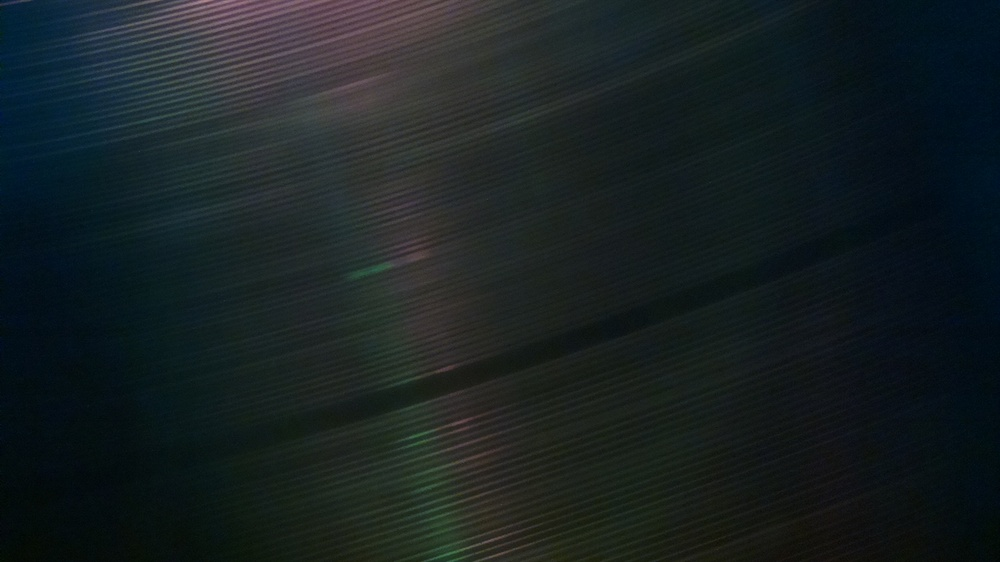
#> input picture sillons_2/sillon20.jpg, 1000 x 562 px, shrunk from 1920 x 1080 before the run
$ python hough.py
#> lines starting #> are read from the running program, lines starting #| are printed output that depends on the picture
### utils.py
#!/usr/bin/env python3
# -*- coding: utf-8 -*-


# pip3 install opencv-python
import cv2
import numpy as np
import matplotlib.pyplot as plt
import numpy.polynomial.polynomial as poly
import time
import math
from copy import deepcopy

MIN_GAP_SONG = 30
AVG_WIDTH_FURROW = 16


# [93 lines left out: functions polyfit, exacerbate, compute_fringes_from_profile, has_change_of_song, remove_forks, not called in this run]

def load_image(path):
#> called with path = 'sillons_2/sillon20.jpg'
    return cv2.imread(path)
#> returned value is the input picture: shape (562, 1000, 3); mean B, G, R 34.4, 32.9, 24.2


def show_image(img, title=''):
    plt.imshow(img)
    plt.title(title)
    plt.show()
    print(img.shape)

# [5 lines left out: function rotate_image, not called in this run]

def crop_image(img, how='half'):
#> called with how = 300
    if how is 'half':
        rows,cols,rgb = img.shape
        crop_img = img[int(0.25*rows):int(0.75*rows), int(0.25*cols):int(0.75*cols)] # Crop from x, y, w, h -> 100, 200, 300, 400
        # NOTE: its img[y: y + h, x: x + w] and *not* img[x: x + w, y: y + h]
        return crop_img
    else:
        rows,cols,rgb = img.shape
#> rows = 562; cols = 1000; rgb = 3
        crop_img = img[int(0.5*rows - how/2):int(0.5*rows + how/2), int(0.5*cols - how/2):int(0.5*cols + how/2)] # Crop from x, y, w, h -> 100, 200, 300, 400
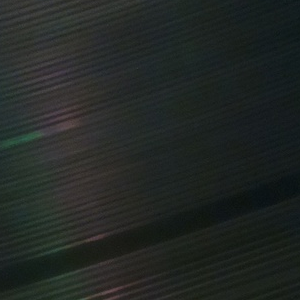
#> crop_img: shape (300, 300, 3); mean B, G, R 36.8, 39.4, 34.6
        # NOTE: its img[y: y + h, x: x + w] and *not* img[x: x + w, y: y + h]
        return crop_img

def softmax(x):
    return 255/(1+math.exp(-(x-128)))

def part(title):
    print()
    print(title)
    print()

# see if the image is correctly oriented : var max
def compute_variance(total_bright):
    return np.var(total_bright)

# [64 lines left out: functions find_rotation, get_rotation_with_higher_variance, compute_variance_of_rotated_img, fringes_to_gaps, not called in this run]


### hough.py
#!/usr/bin/env python3
# -*- coding: utf-8 -*-
"""
Created on Sat May 13 14:20:58 2017

@author: ryffel
"""
# pip3 install opencv-python
import cv2
import numpy as np
import matplotlib.pyplot as plt
import time
import math

from utils import *


#Should have shape > 600x600
path = 'sillons_cadres/sillon23.png'
path = 'sillons_2/sillon20.jpg'

start_time = time.time()

# I. Define rough orientation
part('I. Define rough orientation')
img = load_image(path)

img = crop_image(img, how=300)
#gray = cv2.equalizeHist(gray)
show_image(img, 'Natural image')
#| (300, 300, 3)

#> (the run stopped early here; a loop or call above may not have finished)

$ run again, with sillons_cadres/sillon1.png saved as sillons_2/sillon20.jpg
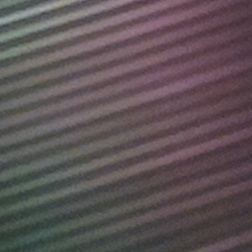
#> input picture sillons_cadres/sillon1.png, 252 x 252 px
#> in load_image, returned value is the input picture: shape (252, 252, 3); mean B, G, R 86.3, 83.4, 94.3
#> in crop_image, `crop_img = img[int(0.5*rows - how/2):int(0.5*rows + how/2), int(0.5*co..`:
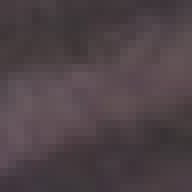
#> crop_img: shape (24, 24, 3) (shown 8 times larger); mean B, G, R 70.7, 66.3, 78.3
#| (24, 24, 3)

$ run again, with sillons_cadres/sillon10.png saved as sillons_2/sillon20.jpg
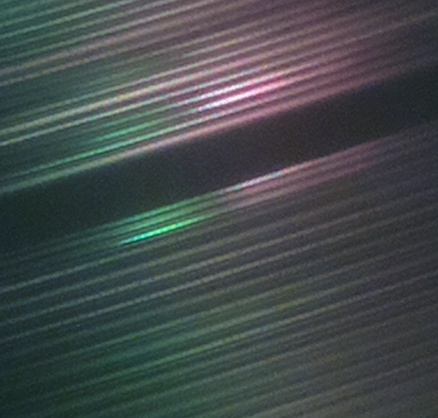
#> input picture sillons_cadres/sillon10.png, 438 x 418 px
#> in load_image, returned value is the input picture: shape (418, 438, 3); mean B, G, R 75.8, 75.2, 68.8
#> in crop_image, `crop_img = img[int(0.5*rows - how/2):int(0.5*rows + how/2), int(0.5*co..`:
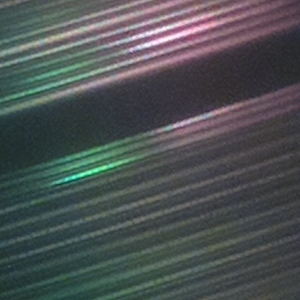
#> crop_img: shape (300, 300, 3); mean B, G, R 82.6, 81.8, 76.7
#| (300, 300, 3)

$ run again, with sillons_cadres/sillon11.png saved as sillons_2/sillon20.jpg
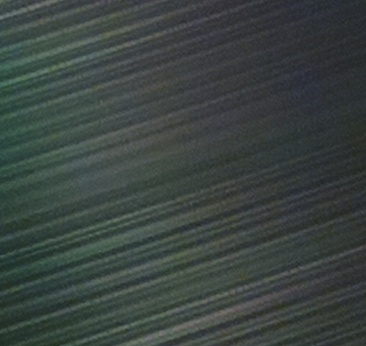
#> input picture sillons_cadres/sillon11.png, 366 x 346 px
#> in load_image, returned value is the input picture: shape (346, 366, 3); mean B, G, R 64.8, 67.8, 58.9
#> in crop_image, `crop_img = img[int(0.5*rows - how/2):int(0.5*rows + how/2), int(0.5*co..`:
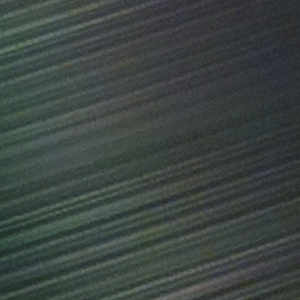
#> crop_img: shape (300, 300, 3); mean B, G, R 66.5, 69.4, 60.9
#| (300, 300, 3)
